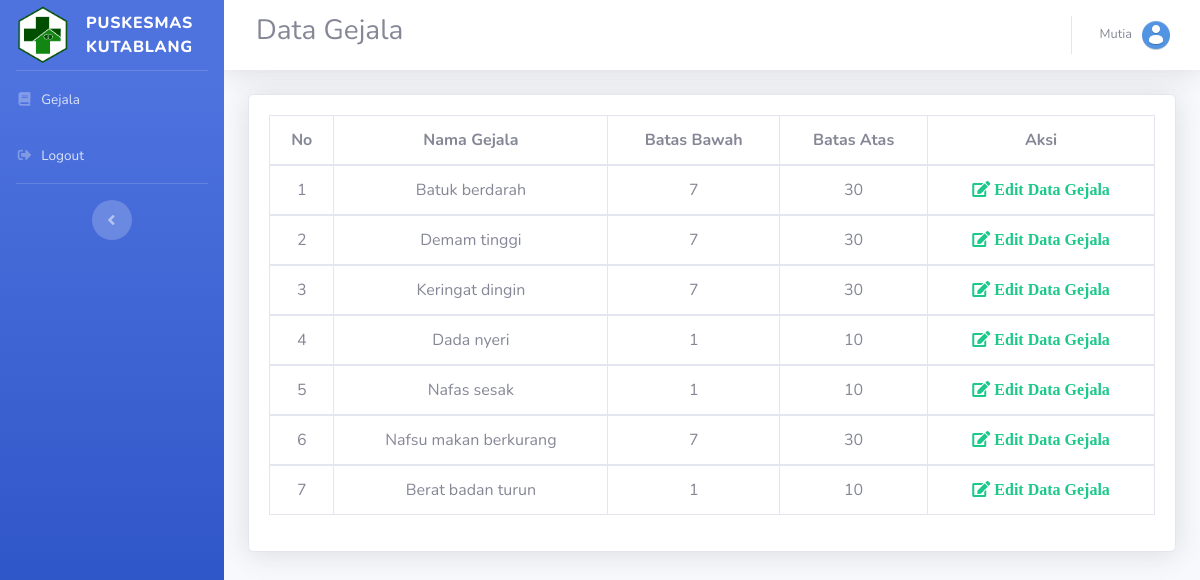
The app's page /gejala.php (signed in) with its own data.
### tables this page shows
CREATE TABLE `gejala` (
  `kode_gejala` int(11) NOT NULL,
  `nama_gejala` varchar(50) NOT NULL,
  `bt_bawah` int(5) NOT NULL,
  `bt_atas` int(5) NOT NULL,
  `kode_nama` varchar(50) NOT NULL,
  `isi` varchar(255) NOT NULL
);

### gejala.php (the view, shortened to what this page needs)
<?php
include 'koneksi.php';
$username = $_SESSION['username'];
$data = mysqli_query($koneksi, "SELECT * FROM admin WHERE username='$username' ");
$pecah = mysqli_fetch_array($data);
?>
<!DOCTYPE html>
<html lang="en">
<head>
  <link href="assets/vendor/fontawesome-free/css/all.min.css" rel="stylesheet" type="text/css">
  <link href="assets/css/sb-admin-2.min.css" rel="stylesheet">
</head>
<body id="page-top">
  <div id="wrapper">
        <ul class="navbar-nav bg-gradient-primary sidebar sidebar-dark accordion" id="accordionSidebar">
<a class="sidebar-brand d-flex align-items-center justify-content-center" href="operator.php">
  <div class="sidebar-brand-icon">
  <img src="assets/img/puskesmas.png" width="55px">
  </div>
  <div class="sidebar-brand-text mx-3">PUSKESMAS KUTABLANG</div>
</a>
<hr class="sidebar-divider my-0">
<li class="nav-item">
  <a class="nav-link" href="gejala.php">
    <i class="fas fa-fw fa-book"></i>
    <span>Gejala</span></a>
</li>
<li class="nav-item">
  <a class="nav-link" href="logout.php">
    <i class="fas fa-fw fa-sign-out-alt"></i>
    <span>Logout</span></a>
</li>
<hr class="sidebar-divider">
<div class="text-center d-none d-md-inline">
  <button class="rounded-circle border-0" id="sidebarToggle"></button>
</div>
</ul>
    <div id="content-wrapper" class="d-flex flex-column">
      <div id="content">
        <nav class="navbar navbar-expand navbar-light bg-white topbar mb-4 static-top shadow">
          <form class="d-none d-sm-inline-block form-inline mr-auto ml-md-3 my-2 my-md-0 mw-100 navbar-search">
            <h3>Data Gejala</h3>
          </form>
          <ul class="navbar-nav ml-auto">
            <li class="nav-item dropdown no-arrow">
              <a class="nav-link dropdown-toggle" href="#" id="userDropdown" role="button" data-toggle="dropdown"
                aria-haspopup="true" aria-expanded="false">
                <span class="mr-2 d-none d-lg-inline text-gray-600 small"><?= ucfirst($pecah['nama']); ?></span>
                <img class="img-profile rounded-circle" src="assets/img/user.png">
              </a>
            </li>
          </ul>
        </nav>
        <div class="container-fluid">
          <div class="card shadow mb-4">
            <div class="card-body">
              <div class="table-responsive text-center">
                <table class="table table-bordered" width="100%" cellspacing="0">
                  <thead>
                    <tr>
                        <th scope="col">No</th>
                        <th scope="col">Nama Gejala</th>
                        <th scope="col">Batas Bawah</th>
                        <th scope="col">Batas Atas</th>
                        <th scope="col">Aksi</th>
                    </tr>
                  </thead>
                    <?php
                        $number = 1;
                        $result = mysqli_query($koneksi, "SELECT * FROM gejala");
                        foreach ($result as $gejala) {
                    ?>
                  <tbody>
                    <tr>
                        <td><?= $number ?></td>
                        <td><?= ucfirst($gejala["nama_gejala"]) ?></td>
                        <td><?= $gejala["bt_bawah"] ?></td>
                        <td><?= $gejala["bt_atas"] ?></td>
                        <td>
                            <a href="edit_data_gejala.php?id=<?= $gejala['kode_gejala'] ?>" class="fas fa fa-edit text-success"> Edit Data Gejala</a>
                        </td>
                    </tr>
                  </tbody>
                  <?php $number++; } ?>
                </table>
              </div>
            </div>
          </div>
        </div>
      </div>
    </div>
  </div>
</body>
</html>

### records on screen
gejala: nama_gejala "Batuk berdarah", bt_bawah "7", bt_atas "30"
gejala: nama_gejala "Demam tinggi", bt_bawah "7", bt_atas "30"
gejala: nama_gejala "Keringat dingin", bt_bawah "7", bt_atas "30"
gejala: nama_gejala "Dada nyeri", bt_bawah "1", bt_atas "10"
gejala: nama_gejala "Nafas sesak", bt_bawah "1", bt_atas "10"
gejala: nama_gejala "Nafsu makan berkurang", bt_bawah "7", bt_atas "30"
gejala: nama_gejala "Berat badan turun", bt_bawah "1", bt_atas "10"

### other values on screen
$pecah['nama'] "Mutia"
